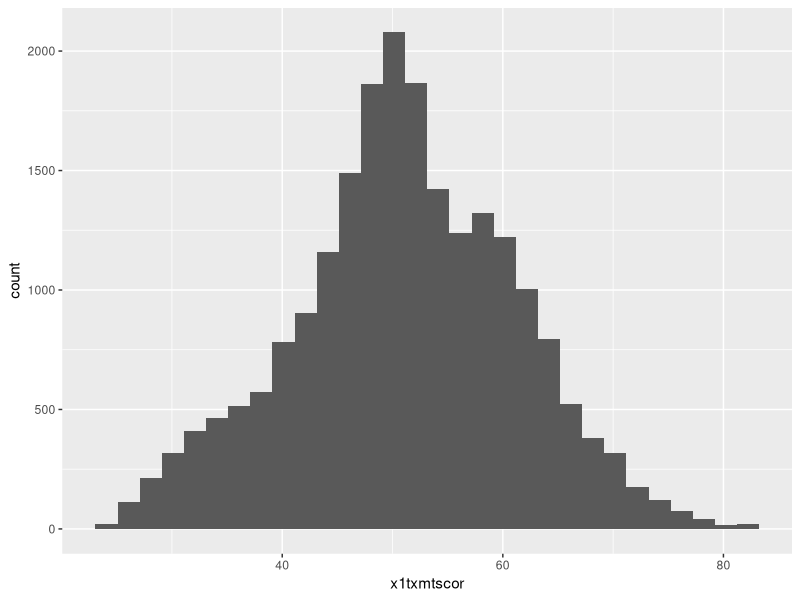
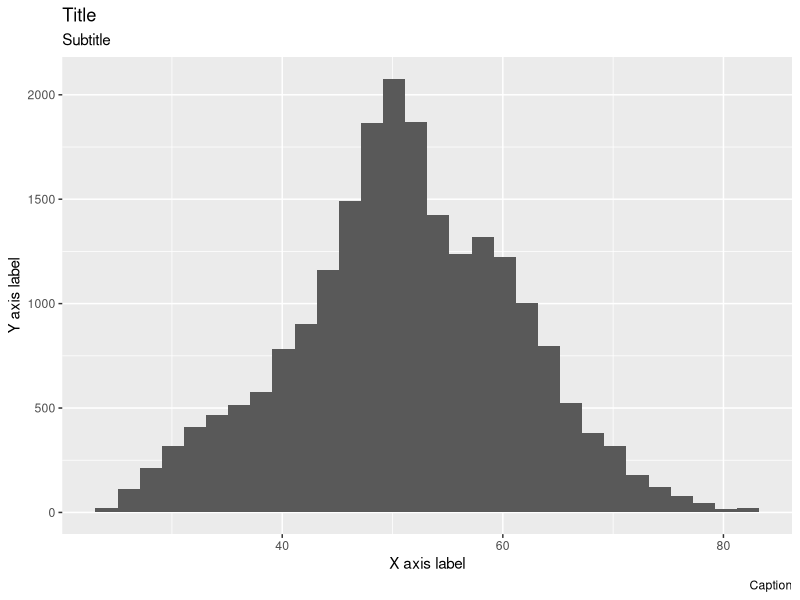
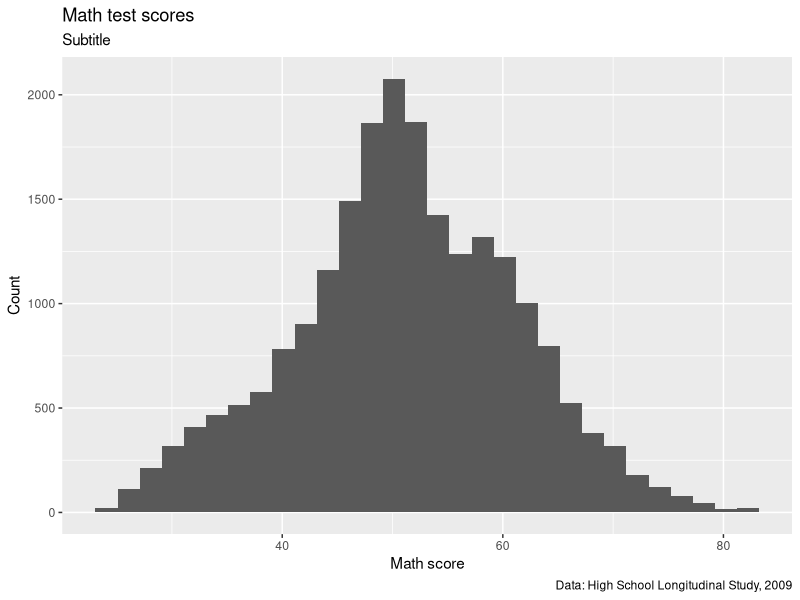
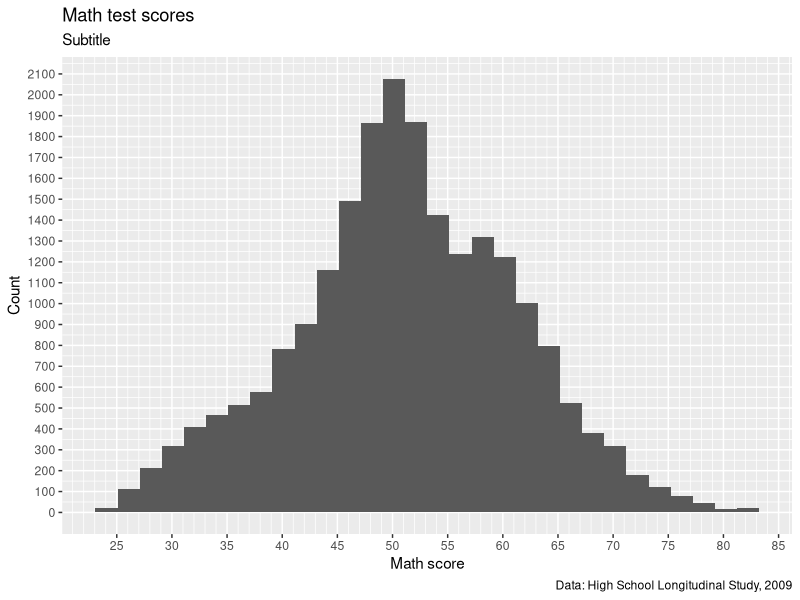
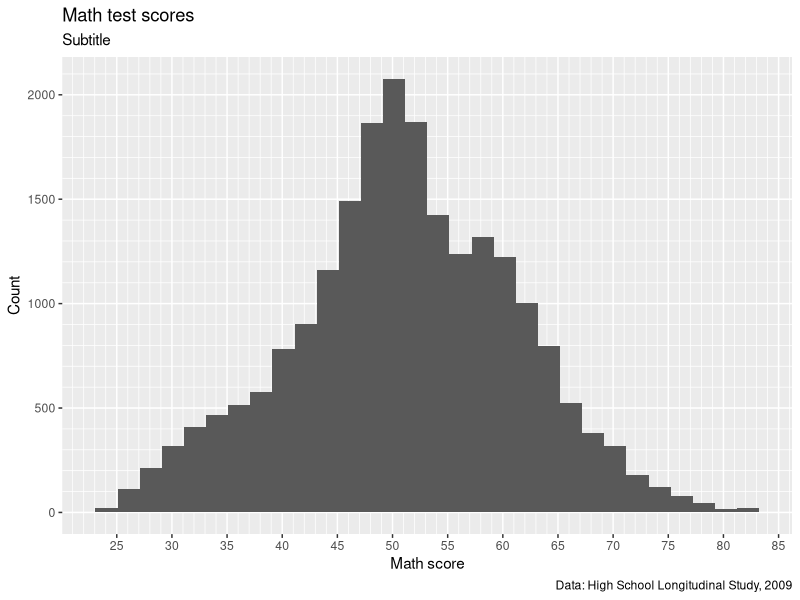
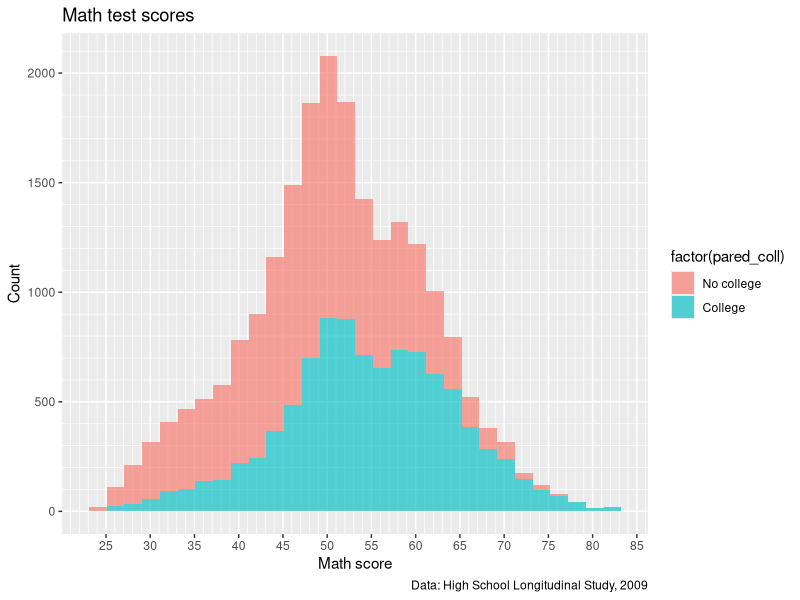
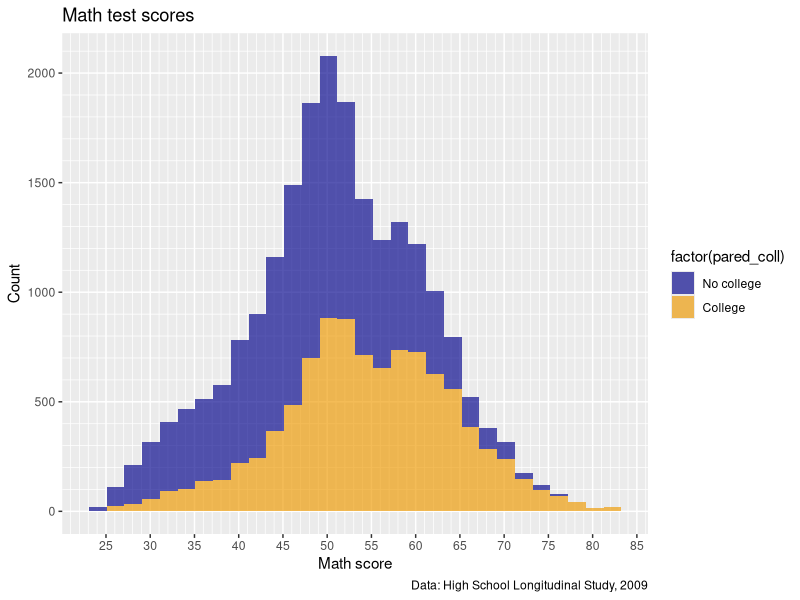
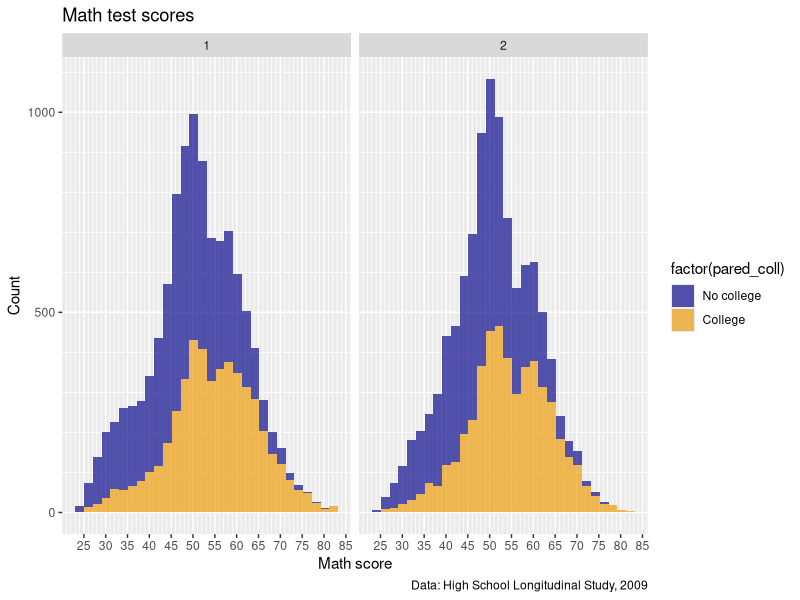

The R script that drew these images, in order:
## -----------------------------------------------------------------------------
##
##' [PROJ: EDH 7916]
##' [FILE: Data visualization with ggplot2 - Customization]
##' [INIT: 9 March 2020]
##' [AUTH: Benjamin Skinner @btskinner]
##' [EDIT: Matt Capaldi @ttalVlatt]
##' [EDIT: Jue Wu]
##' [UPDT: 29 January 2025]
##
## -----------------------------------------------------------------------------

## ---------------------------
##' [Libraries]
## ---------------------------

library(tidyverse)
library(patchwork)

## ---------------------------
##' [Input data]
## ---------------------------

data <- read_csv("data/hsls-small.csv")

## -----------------------------------------------------------------------------
##' [Initial plain plot]
## -----------------------------------------------------------------------------

## Drop missing values for math test score
data <- data |>
  filter(x1txmtscor != -8)

## create histogram using ggplot
p <- ggplot(data = data) +
  geom_histogram(mapping = aes(x = x1txmtscor))

## show
p

## -----------------------------------------------------------------------------
##' [Titles and captions]
## -----------------------------------------------------------------------------

## Add placeholder titles/labels/captions
p <- p +
  labs(title = "Title",
       subtitle = "Subtitle",
       caption = "Caption",
       x = "X axis label",
       y = "Y axis label")

## show 
p

## create histogram using ggplot
p <- p +
  labs(title = "Math test scores",
       caption = "Data: High School Longitudinal Study, 2009",
       x = "Math score",
       y = "Count")

## show 
p



## -----------------------------------------------------------------------------
##' [Axis formatting]
## -----------------------------------------------------------------------------

## create histogram using ggplot
p <- p +
    scale_x_continuous(breaks = seq(from = 0, to = 100, by = 5),
                     minor_breaks = seq(from = 0, to = 100, by = 1)) +
  scale_y_continuous(breaks = seq(from = 0, to = 2500, by = 100),
                     minor_breaks = seq(from = 0, to = 2500, by = 50))

## show 
p

p <- p +
    scale_y_continuous(breaks = seq(from = 0, to = 2500, by = 500),
                     minor_breaks = seq(from = 0, to = 2500, by = 100))

## show
p


## -----------------------------------------------------------------------------
##' [Legend labels]
## -----------------------------------------------------------------------------

## add indicator that == 1 if either parent has any college
data <- data |>
  mutate(pared_coll = ifelse(x1paredu >= 3, 1, 0),
         pared_coll = factor(pared_coll,
                             levels = c(0,1),
                             labels = c("No college", "College")))


p2 <- ggplot(data = data) +
  geom_histogram(mapping = aes(x = x1txmtscor,
                               fill = factor(pared_coll)),
                 alpha = 0.66) +
  ## Below here is just what we had added to p in previous steps
  labs(title = "Math test scores",
       caption = "Data: High School Longitudinal Study, 2009",
       x = "Math score",
       y = "Count") +
      scale_x_continuous(breaks = seq(from = 0, to = 100, by = 5),
                     minor_breaks = seq(from = 0, to = 100, by = 1)) +
    scale_y_continuous(breaks = seq(from = 0, to = 2500, by = 500),
                     minor_breaks = seq(from = 0, to = 2500, by = 100))

## show 
p2



## ---------------------------
##' [Color Scales]
## ---------------------------

## create histogram using ggplot
p2 <- p2 +
  scale_fill_manual(values = c("blue4", "orange2"))

## show 
p2

## Add a facet wrap for sex
p2 <- p2 +
  facet_wrap(~x1sex)

## show 
p2





## -----------------------------------------------------------------------------
##' [Preset themes]
## -----------------------------------------------------------------------------

## create histogram using ggplot
p2 <- p2 +
  theme_bw()

## show 
p2


p2 <- p2 +
  theme_linedraw()

## show 
p2


p2 <- p2 +
  theme(axis.ticks.x = element_line(linewidth = 0.8,
                                    lineend = "round"))

## show 
p2

## -----------------------------------------------------------------------------
##' [Multiple plots with patchwork]
## -----------------------------------------------------------------------------

## Make a nice looking second plot of math scores by by parental education
p3 <- ggplot(data) +
  geom_boxplot(mapping = aes(x = pared_coll,
                             y = x1txmtscor,
                             fill = pared_coll),
               alpha = 0.66) +
  scale_fill_viridis_d(option = "magma", begin = 0.2, end = 0.8) +
  labs(x = NULL,
       y = "Math Score",
       fill = "Parental Education") +
  theme_linedraw()

## show
p3

## use plus sign for side by side
p2 + p3

p2 / p3

p2 <- p2 +
  scale_fill_viridis_d(option = "magma", begin = 0.2, end = 0.8)

p2 / p3

p2 / p3 + plot_layout(design = "AAAAA
                                #BBB#")

p2 / p3 + guide_area() + plot_layout(design = "AAAAA
                                               BBBCC",
                                     guides= "collect")



p2 / p3 + guide_area() + plot_layout(design = "AAAAA
                                               BBBCC",
                                     guides= "collect") +
  plot_annotation(title = "Math Test Scores Differences by Parental Education",
                  caption = "Data: High School Longitudinal Study, 2009")

patch <- p2 / p3 + guide_area() + plot_layout(design = "AAAAA
                                               BBBCC",
                                     guides= "collect") +
  plot_annotation(title = "Math Test Scores Differences by Parental Education",
                  caption = "Data: High School Longitudinal Study, 2009")


## -----------------------------------------------------------------------------
##' *END SCRIPT*
## -----------------------------------------------------------------------------

# NA
